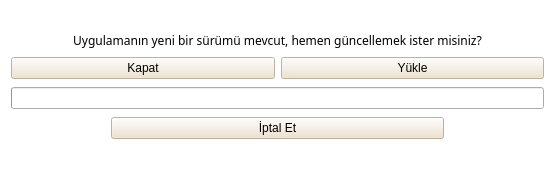
<?xml version="1.0" encoding="UTF-8"?>
<ui version="4.0">
 <class>Form</class>
 <widget class="QWidget" name="Form">
  <property name="geometry">
   <rect>
    <x>0</x>
    <y>0</y>
    <width>555</width>
    <height>175</height>
   </rect>
  </property>
  <property name="windowTitle">
   <string>Güncelleme</string>
  </property>
  <property name="styleSheet">
   <string notr="true">#Form{
	background-color: rgb(255, 255, 255);
}

QLabel{
font: 9pt &quot;Rockwell&quot;;
}

QPushButton{
font: 10pt &quot;Rockwell&quot;;
background-color: rgba(238, 224, 201,0.8);
}


#toolButton{
	
	background-color: rgb(255, 207, 150);
}</string>
  </property>
  <layout class="QVBoxLayout" name="verticalLayout">
   <property name="topMargin">
    <number>30</number>
   </property>
   <property name="bottomMargin">
    <number>30</number>
   </property>
   <item>
    <widget class="QLabel" name="infoLabel">
     <property name="sizePolicy">
      <sizepolicy hsizetype="Preferred" vsizetype="Maximum">
       <horstretch>0</horstretch>
       <verstretch>0</verstretch>
      </sizepolicy>
     </property>
     <property name="font">
      <font>
       <family>Rockwell</family>
       <pointsize>9</pointsize>
       <weight>50</weight>
       <italic>false</italic>
       <bold>false</bold>
      </font>
     </property>
     <property name="frameShape">
      <enum>QFrame::NoFrame</enum>
     </property>
     <property name="text">
      <string>Uygulamanın yeni bir sürümü mevcut, hemen güncellemek ister misiniz?</string>
     </property>
     <property name="alignment">
      <set>Qt::AlignCenter</set>
     </property>
    </widget>
   </item>
   <item>
    <layout class="QHBoxLayout" name="horizontalLayout">
     <item>
      <widget class="QPushButton" name="closeBtn">
       <property name="text">
        <string>Kapat</string>
       </property>
      </widget>
     </item>
     <item>
      <widget class="QPushButton" name="downloadBtn">
       <property name="text">
        <string>Yükle</string>
       </property>
      </widget>
     </item>
    </layout>
   </item>
   <item>
    <widget class="QProgressBar" name="progressBar">
     <property name="value">
      <number>0</number>
     </property>
     <property name="alignment">
      <set>Qt::AlignRight|Qt::AlignTrailing|Qt::AlignVCenter</set>
     </property>
     <property name="invertedAppearance">
      <bool>false</bool>
     </property>
     <property name="format">
      <string/>
     </property>
    </widget>
   </item>
   <item>
    <layout class="QHBoxLayout" name="horizontalLayout_2">
     <item>
      <spacer name="horizontalSpacer">
       <property name="orientation">
        <enum>Qt::Horizontal</enum>
       </property>
       <property name="sizeType">
        <enum>QSizePolicy::Fixed</enum>
       </property>
       <property name="sizeHint" stdset="0">
        <size>
         <width>100</width>
         <height>20</height>
        </size>
       </property>
      </spacer>
     </item>
     <item>
      <widget class="QPushButton" name="cancelBtn">
       <property name="text">
        <string>İptal Et</string>
       </property>
      </widget>
     </item>
     <item>
      <spacer name="horizontalSpacer_2">
       <property name="orientation">
        <enum>Qt::Horizontal</enum>
       </property>
       <property name="sizeType">
        <enum>QSizePolicy::Fixed</enum>
       </property>
       <property name="sizeHint" stdset="0">
        <size>
         <width>100</width>
         <height>20</height>
        </size>
       </property>
      </spacer>
     </item>
    </layout>
   </item>
  </layout>
 </widget>
 <resources/>
 <connections/>
</ui>
